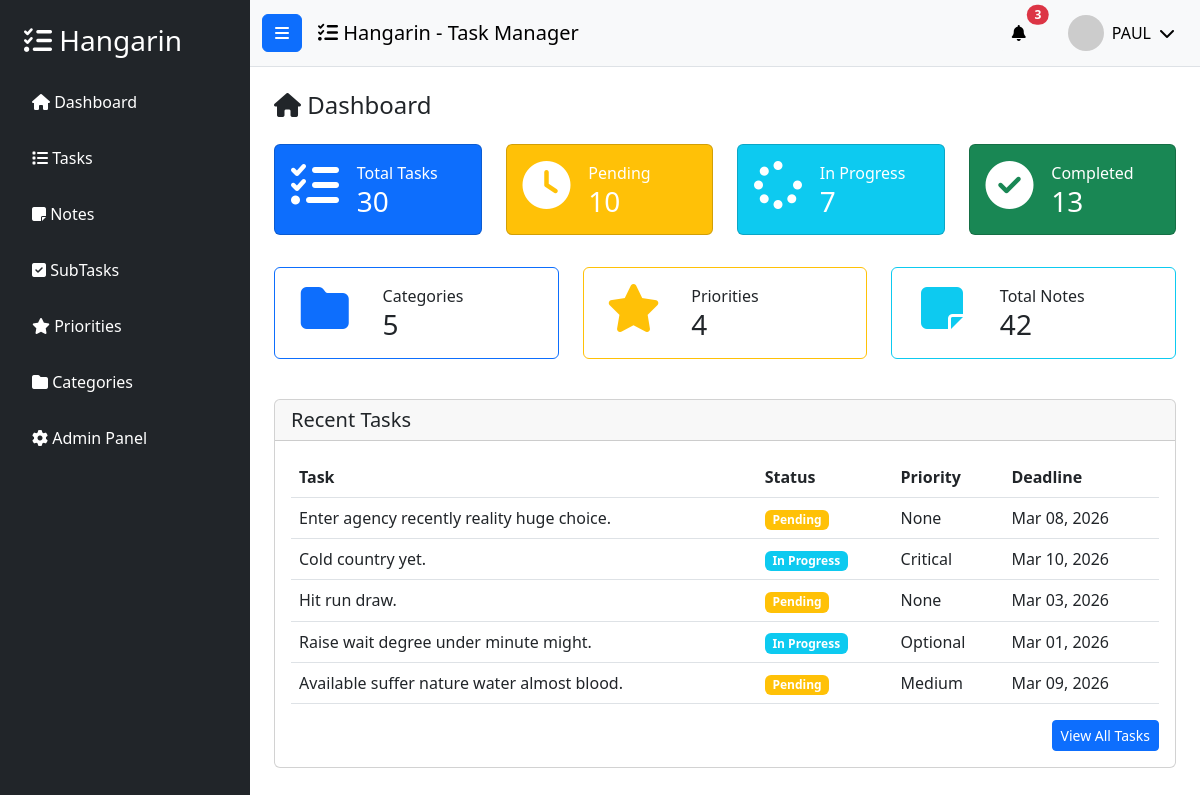
The app's page / (signed in) with its own data.
### tasks/models.py (models this page shows, shortened)
class BaseModel(models.Model):
    created_at = models.DateTimeField(auto_now_add=True)
    updated_at = models.DateTimeField(auto_now=True)
    class Meta:
        abstract = True

class Task(BaseModel):
    title = models.CharField(max_length=255)
    description = models.CharField(max_length=500)
    deadline = models.DateTimeField()
    status = models.CharField(
        max_length=50,
        choices=STATUS_CHOICES,
        default="Pending",
    )
    category = models.ForeignKey(
        Category,
        on_delete=models.SET_NULL,
        null=True,
        blank=True,
        related_name="tasks",
    )
    priority = models.ForeignKey(
        Priority,
        on_delete=models.SET_NULL,
        null=True,
        blank=True,
        related_name="tasks",
    )
    class Meta:
        verbose_name = "Task"
        verbose_name_plural = "Tasks"

class Priority(BaseModel):
    name = models.CharField(max_length=100)
    class Meta:
        verbose_name = "Priority"
        verbose_name_plural = "Priorities"
    def __str__(self):
        return self.name

### tasks/views.py (the view)
# urls.py: path('', views.HomePageView.as_view(), name='home'),
class HomePageView(LoginRequiredMixin, ListView):
    model = Task
    context_object_name = 'tasks'
    template_name = "home.html"
    login_url = '/accounts/login/'
    def get_context_data(self, **kwargs):
        context = super().get_context_data(**kwargs)
        context['total_tasks'] = Task.objects.count()
        context['pending_count'] = Task.objects.filter(status='Pending').count()
        context['inprogress_count'] = Task.objects.filter(status='In Progress').count()
        context['completed_count'] = Task.objects.filter(status='Completed').count()
        context['total_categories'] = Category.objects.count()
        context['total_priorities'] = Priority.objects.count()
        context['total_notes'] = Note.objects.count()
        context['recent_tasks'] = Task.objects.all().order_by('-created_at')[:5]
        return context

### templates/home.html (shortened to what this page needs)
{% extends 'base.html' %}
{% load static %}
{% block content %}
<div class="row">
    <div class="col-12">
        <h4 class="mb-4">
            <i class="fas fa-home"></i> Dashboard
        </h4>
    </div>
</div>
<div class="row">
    <div class="col-md-3">
        <div class="card text-white bg-primary mb-3">
            <div class="card-body">
                <div class="row">
                    <div class="col-4 text-center">
                        <i class="fas fa-tasks fa-3x"></i>
                    </div>
                    <div class="col-8 d-flex align-items-center">
                        <div>
                            <p class="card-text mb-0">Total Tasks</p>
                            <h3 class="mb-0">{{ total_tasks }}</h3>
                        </div>
                    </div>
                </div>
            </div>
        </div>
    </div>
    <div class="col-md-3">
        <div class="card text-white bg-warning mb-3">
            <div class="card-body">
                <div class="row">
                    <div class="col-4 text-center">
                        <i class="fas fa-clock fa-3x"></i>
                    </div>
                    <div class="col-8 d-flex align-items-center">
                        <div>
                            <p class="card-text mb-0">Pending</p>
                            <h3 class="mb-0">{{ pending_count }}</h3>
                        </div>
                    </div>
                </div>
            </div>
        </div>
    </div>
    <div class="col-md-3">
        <div class="card text-white bg-info mb-3">
            <div class="card-body">
                <div class="row">
                    <div class="col-4 text-center">
                        <i class="fas fa-spinner fa-3x"></i>
                    </div>
                    <div class="col-8 d-flex align-items-center">
                        <div>
                            <p class="card-text mb-0">In Progress</p>
                            <h3 class="mb-0">{{ inprogress_count }}</h3>
                        </div>
                    </div>
                </div>
            </div>
        </div>
    </div>
    <div class="col-md-3">
        <div class="card text-white bg-success mb-3">
            <div class="card-body">
                <div class="row">
                    <div class="col-4 text-center">
                        <i class="fas fa-check-circle fa-3x"></i>
                    </div>
                    <div class="col-8 d-flex align-items-center">
                        <div>
                            <p class="card-text mb-0">Completed</p>
                            <h3 class="mb-0">{{ completed_count }}</h3>
                        </div>
                    </div>
                </div>
            </div>
        </div>
    </div>
</div>
<div class="row mt-3">
    <div class="col-md-4">
        <div class="card border-primary mb-3">
            <div class="card-body">
                <div class="row">
                    <div class="col-4 text-center">
                        <i class="fas fa-folder fa-3x text-primary"></i>
                    </div>
                    <div class="col-8 d-flex align-items-center">
                        <div>
                            <p class="card-text mb-0">Categories</p>
                            <h3 class="mb-0">{{ total_categories }}</h3>
                        </div>
                    </div>
                </div>
            </div>
        </div>
    </div>
    <div class="col-md-4">
        <div class="card border-warning mb-3">
            <div class="card-body">
                <div class="row">
                    <div class="col-4 text-center">
                        <i class="fas fa-star fa-3x text-warning"></i>
                    </div>
                    <div class="col-8 d-flex align-items-center">
                        <div>
                            <p class="card-text mb-0">Priorities</p>
                            <h3 class="mb-0">{{ total_priorities }}</h3>
                        </div>
                    </div>
                </div>
            </div>
        </div>
    </div>
    <div class="col-md-4">
        <div class="card border-info mb-3">
            <div class="card-body">
                <div class="row">
                    <div class="col-4 text-center">
                        <i class="fas fa-sticky-note fa-3x text-info"></i>
                    </div>
                    <div class="col-8 d-flex align-items-center">
                        <div>
                            <p class="card-text mb-0">Total Notes</p>
                            <h3 class="mb-0">{{ total_notes }}</h3>
                        </div>
                    </div>
                </div>
            </div>
        </div>
    </div>
</div>
<div class="row mt-4">
    <div class="col-12">
        <div class="card">
            <div class="card-header">
                <h5 class="card-title mb-0">Recent Tasks</h5>
            </div>
            <div class="card-body">
                <table class="table table-hover">
                    <thead>
                        <tr>
                            <th>Task</th>
                            <th>Status</th>
                            <th>Priority</th>
                            <th>Deadline</th>
                        </tr>
                    </thead>
                    <tbody>
                        {% for task in recent_tasks %}
                        <tr>
                            <td>{{ task.title }}</td>
                            <td>
                                {% if task.status == 'Completed' %}
                                    <span class="badge bg-success">{{ task.status }}</span>
                                {% elif task.status == 'In Progress' %}
                                    <span class="badge bg-info">{{ task.status }}</span>
                                {% else %}
                                    <span class="badge bg-warning">{{ task.status }}</span>
                                {% endif %}
                            </td>
                            <td>{{ task.priority }}</td>
                            <td>{{ task.deadline|date:"M d, Y" }}</td>
                        </tr>
                        {% empty %}
                        <tr>
                            <td colspan="4" class="text-center">No tasks yet</td>
                        </tr>
                        {% endfor %}
                    </tbody>
                </table>
                <div class="text-end">
                    <a href="{% url 'task-list' %}" class="btn btn-primary btn-sm">View All Tasks</a>
                </div>
            </div>
        </div>
    </div>
</div>
{% endblock %}

### templates/base.html (shortened to what this page needs)
{% load static %}
{% load pwa %}
<!DOCTYPE html>
<html lang="en">
<head>
     {% load pwa %}
    <link href="https://cdn.jsdelivr.net/npm/bootstrap@5.3.0/dist/css/bootstrap.min.css" rel="stylesheet">
    <link rel="stylesheet" href="https://cdnjs.cloudflare.com/ajax/libs/font-awesome/6.4.0/css/all.min.css">
</head>
<body>
    <div class="wrapper d-flex">
        <nav id="sidebar" class="bg-dark text-white" style="width: 250px; min-height: 100vh;">
            <div class="p-4">
                <h3 class="mb-4">
                    <i class="fas fa-tasks"></i> Hangarin
                </h3>
                <ul class="list-unstyled">
                    <li class="mb-3">
                        <a href="{% url 'home' %}" class="text-white text-decoration-none d-block p-2 rounded hover-bg">
                            <i class="fas fa-home"></i> Dashboard
                        </a>
                    </li>
                    <li class="mb-3">
                        <a href="{% url 'task-list' %}" class="text-white text-decoration-none d-block p-2 rounded hover-bg">
                            <i class="fas fa-list"></i> Tasks
                        </a>
                    </li>
                    <li class="mb-3">
                        <a href="{% url 'note-list' %}" class="text-white text-decoration-none d-block p-2 rounded hover-bg">
                            <i class="fas fa-sticky-note"></i> Notes
                        </a>
                    </li>
                    <li class="mb-3">
                        <a href="{% url 'subtask-list' %}" class="text-white text-decoration-none d-block p-2 rounded hover-bg">
                            <i class="fas fa-check-square"></i> SubTasks
                        </a>
                    </li>
                    <li class="mb-3">
                        <a href="{% url 'priority-list' %}" class="text-white text-decoration-none d-block p-2 rounded hover-bg">
                            <i class="fas fa-star"></i> Priorities
                        </a>
                    </li>
                    <li class="mb-3">
                        <a href="{% url 'category-list' %}" class="text-white text-decoration-none d-block p-2 rounded hover-bg">
                            <i class="fas fa-folder"></i> Categories
                        </a>
                    </li>
                    <li class="mb-3">
                        <a href="/admin/" class="text-white text-decoration-none d-block p-2 rounded hover-bg">
                            <i class="fas fa-cog"></i> Admin Panel
                        </a>
                    </li>
                </ul>
            </div>
        </nav>
        <div class="flex-fill">
            <nav class="navbar navbar-expand-lg navbar-light bg-light border-bottom">
                <div class="container-fluid">
                    <button class="btn btn-primary me-3" id="sidebarToggle">
                        <i class="fas fa-bars"></i>
                    </button>
                    <span class="navbar-brand mb-0 h1">
                        <i class="fas fa-tasks"></i> Hangarin - Task Manager
                    </span>
                    <div class="ms-auto d-flex align-items-center">
                        <div class="dropdown me-3">
                            <button class="btn btn-light position-relative" type="button" id="notificationDropdown" data-bs-toggle="dropdown">
                                <i class="fas fa-bell"></i>
                                <span class="position-absolute top-0 start-100 translate-middle badge rounded-pill bg-danger">
                                    3
                                </span>
                            </button>
                        </div>
                        <div class="dropdown">
                            <button class="btn btn-light d-flex align-items-center" type="button" id="userDropdown" data-bs-toggle="dropdown">
                                <img src="https://ui-avatars.com/api/?name={{ user.username|default:'User' }}&background=007bff&color=fff&size=36"
                                     alt="user"
                                     class="rounded-circle me-2"
                                     width="36"
                                     height="36">
                                <span class="d-none d-md-inline">
                                    {% if user.is_authenticated %}
                                        {{ user.username }}
                                    {% else %}
                                        Guest
                                    {% endif %}
                                </span>
                                <i class="fas fa-chevron-down ms-2"></i>
                            </button>
                        </div>
                    </div>
                </div>
            </nav>
            <div class="container-fluid p-4">
                {% block content %}
                {% endblock %}
            </div>
        </div>
    </div>
</body>
</html>

### records on screen
Task: title "Enter agency recently reality huge choice.", status "Pending", priority "None", deadline "Mar 08, 2026"
Task: title "Cold country yet.", status "In Progress", priority "Critical", deadline "Mar 10, 2026"
Task: title "Hit run draw.", status "Pending", priority "None", deadline "Mar 03, 2026"
Task: title "Raise wait degree under minute might.", status "In Progress", priority "Optional", deadline "Mar 01, 2026"
Task: title "Available suffer nature water almost blood.", status "Pending", priority "Medium", deadline "Mar 09, 2026"

### other values on screen
{{ user.username }} "PAUL"
{{ total_tasks }} "30"
{{ pending_count }} "10"
{{ inprogress_count }} "7"
{{ completed_count }} "13"
{{ total_categories }} "5"
{{ total_priorities }} "4"
{{ total_notes }} "42"
